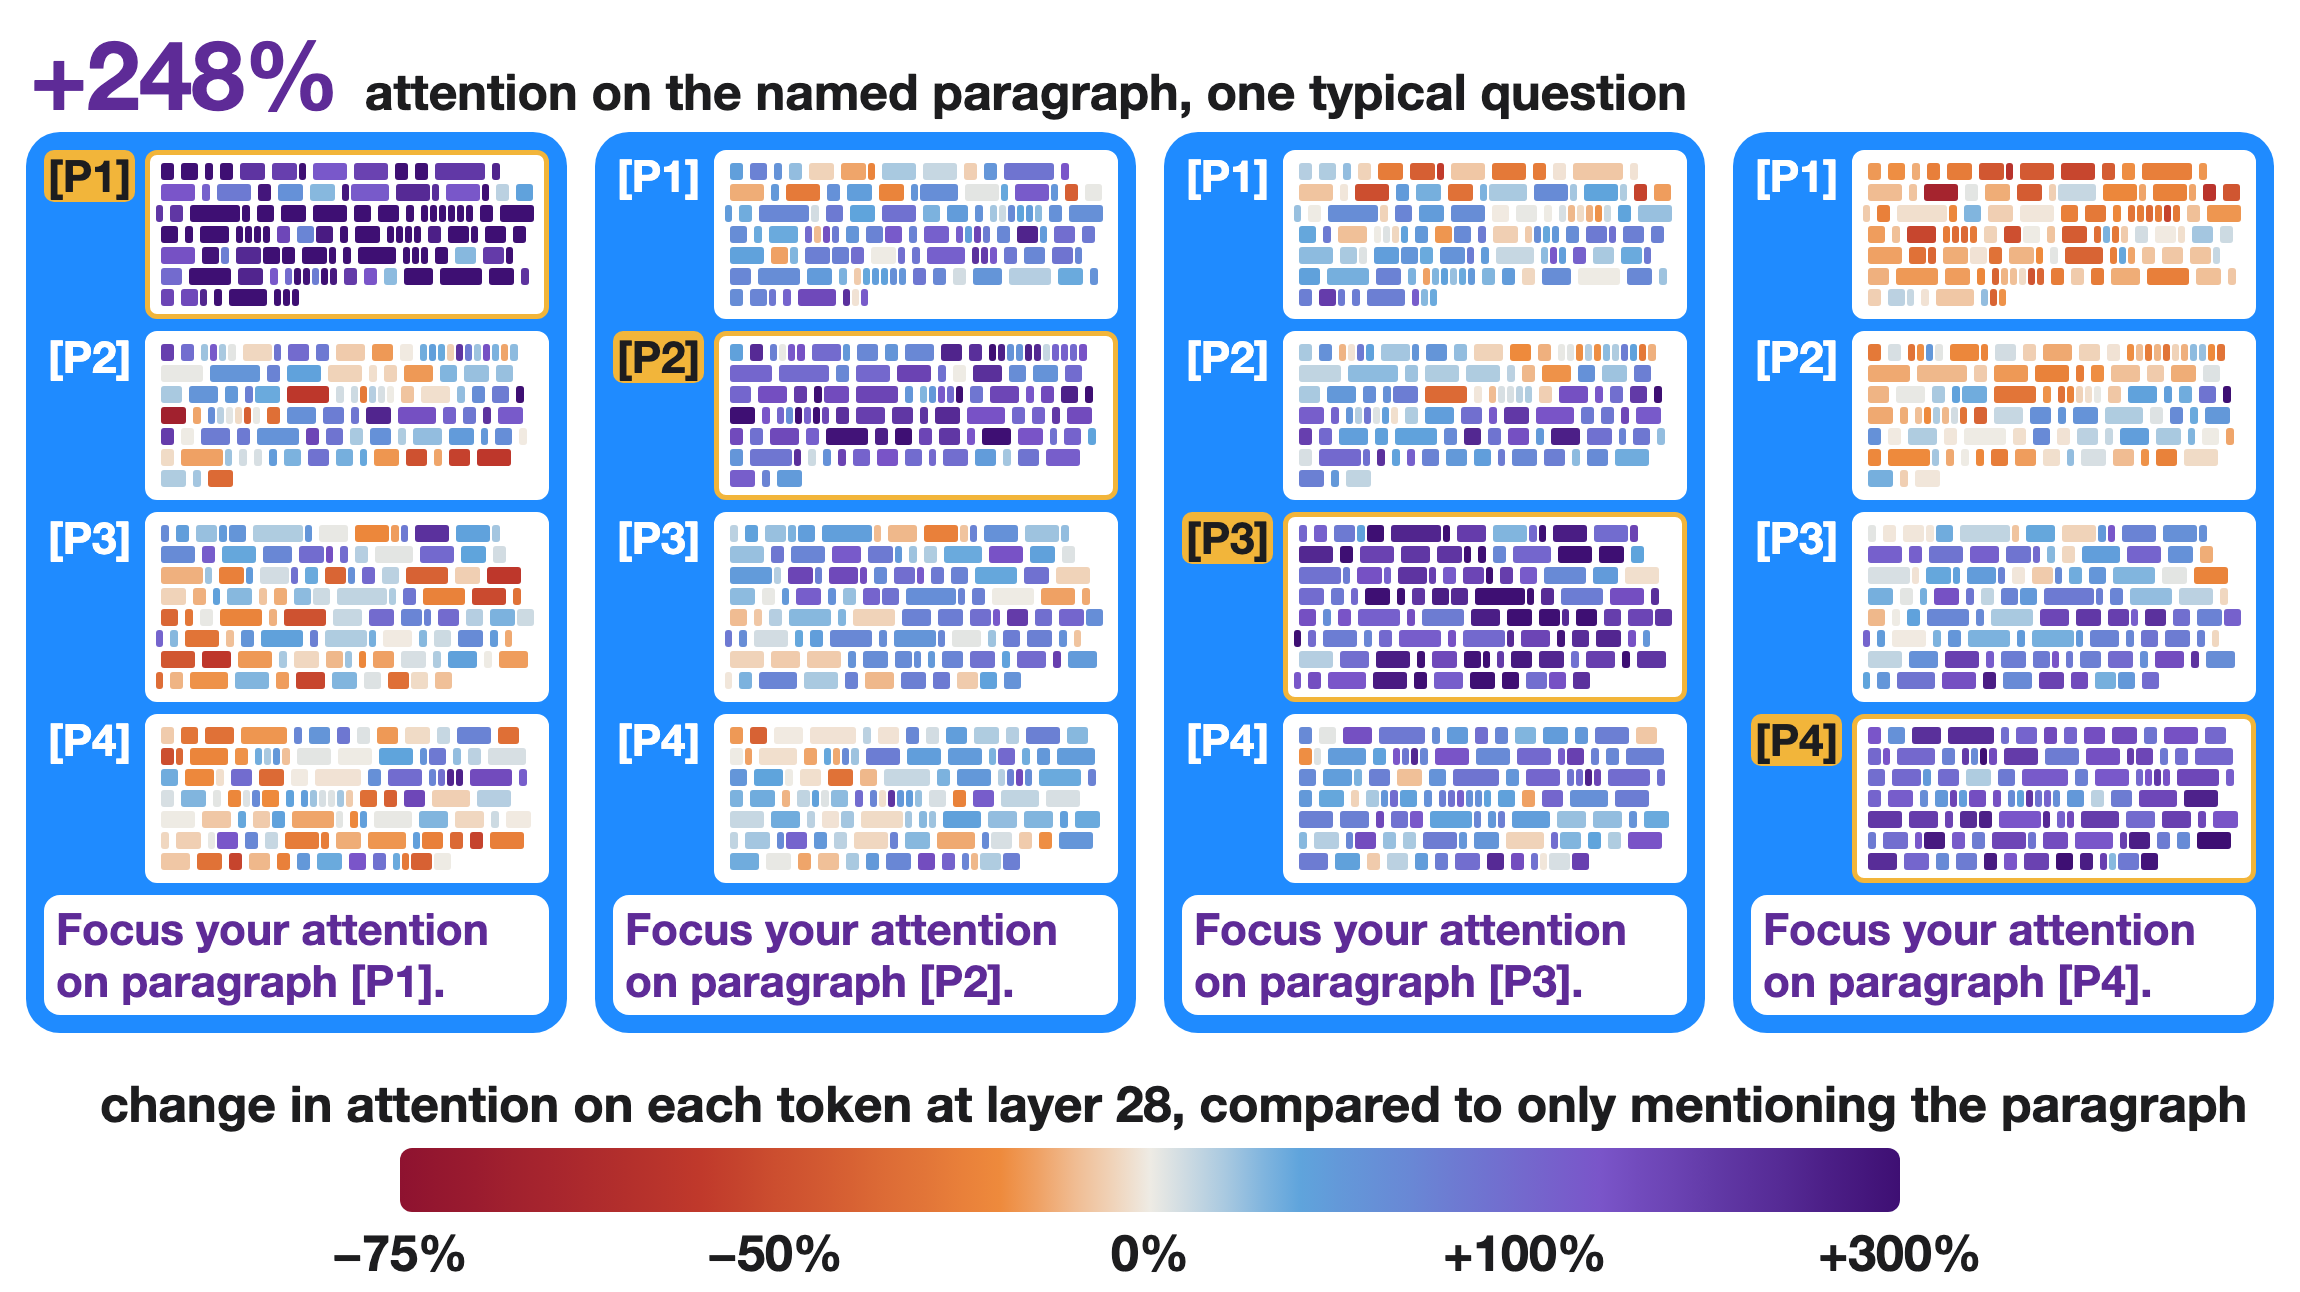

This chart was generated by the following Python code:
# grid_focus_L28.py with only its first pick (the "focus" context just below the pool mean): one typical question.
# Usage: python grid_focus_one.py results/qwen3-32b-grid-ci/G.json  (same data as grid_focus_L28.py)
# Token-level grid: Qwen3-32B, arithmetic task, 100 new contexts (seed 11) x 13 versions (grid_pod.py).
# Picks, for "focus" and for "ignore", the context just below and just above the pool's mean effect,
# and draws all four paragraphs' tokens coloured by % change vs the matching "only mentioned" run.
import json, html, os, subprocess, sys, numpy as np
from matplotlib import colors
G = sys.argv[1]
OUT = "/Users/user/connectome/islands/agents/resident-a/compute/fig/attn_intro/"
CHROME = "/Users/user/.pw/chromium-1248/chrome-mac-arm64/Google Chrome for Testing.app/Contents/MacOS/Google Chrome for Testing"
sys.path.insert(0, os.path.dirname(os.path.abspath(__file__)))  # shared figures/pal.py
from pal import PURPLE, RED, INK, DIV
R = json.load(open(G)); byid = {r["id"]: r for r in R}

# ---- checks
rel = max(abs(np.mean(v["tok_L28"][m]) / v["span_L28"][m] - 1) for r in R for v in r["vers"].values() for m in range(4))
nfree = sum(v["free_same"] for r in R for k, v in r["vers"].items() if k != "none")
ntot = sum(1 for r in R for k in r["vers"] if k != "none")
acc = sum(r["ans_none"].strip() == str(r["x"] + r["y"]) for r in R)
print(f"max relative diff, paragraph mean from tokens vs span mean: {rel:.2e}")
print(f"free answers identical to no-instruction answer: {nfree}/{ntot}; no-instruction correct {acc}/{len(R)}")

# ---- effects and picks
def eff(r, cond): return float(np.mean([100 * (r["vers"][f"{cond}{k}"]["span_L28"][k - 1] / r["vers"][f"mention{k}"]["span_L28"][k - 1] - 1) for k in range(1, 5)]))
E = {c: {r["id"]: eff(r, c) for r in R} for c in ("focus", "ignore")}
MEAN = {c: float(np.mean(list(E[c].values()))) for c in E}
print("pool means", {c: round(MEAN[c], 2) for c in MEAN})
picks, used = [], set()
for c in ("focus",):
    for side in ("below", "above"):
        cand = sorted((i for i in E[c] if (E[c][i] < MEAN[c] if side == "below" else E[c][i] > MEAN[c])), key=lambda i: abs(E[c][i] - MEAN[c]))
        i = next(i for i in cand if i not in used); used.add(i); picks.append((c, side, i))
        print(c, side, "context", i, f"effect {E[c][i]:+.2f}%")
picks = picks[:1]  # the top example only

# ---- tiles: every measured token of all four paragraphs as a chip (width follows the token's length), coloured with the
# shared pal.pct_colour by its attention under "focus" / under the matching "only mentioned" prompt; one blue chat bubble per named paragraph
FIG = os.path.dirname(os.path.abspath(__file__)); sys.path.insert(0, FIG)
from pal import pct_colour
from hero_cols import pct, CSS, AMB, BLUE, render
TMP = os.environ.get("TMPDIR", "/tmp")
def chip(t, ratio):
    w = max(7, 4.2 * len(t.strip())); gap = 7 if t[:1].isspace() else 2
    return f'<span class="c" style="width:{w:.0f}px;margin-left:{gap}px;background:{colors.to_hex(pct_colour(ratio))}"></span>'
LINEF = "Focus your attention on paragraph [P{k}]."
allr = []; rows = ""
for bi, (c, side, cid) in enumerate(picks):
    r = byid[cid]; col = PURPLE if E[c][cid] > 0 else RED
    for k in range(1, 5): assert LINEF.format(k=k) in r["vers"][f"{c}{k}"]["user"]
    bub = ""
    for k in range(1, 5):
        pls = ""
        for m in range(4):
            a = np.array(r["vers"][f"{c}{k}"]["tok_L28"][m]); b = np.array(r["vers"][f"mention{k}"]["tok_L28"][m]); allr.extend((a / b).tolist())
            chips = "".join(chip(t, v) for t, v in zip(r["tokens"][m], a / b))
            on = k == m + 1
            pls += f'<div class="pr"><b class="lb{" k" if on else ""}">[P{m + 1}]</b><div class="pp{" on" if on else ""}">{chips}</div></div>'
        bub += f'<div class="ub g">{pls}<div class="var" style="color:{col}">{LINEF.format(k=k)}</div></div>'
    rows += (f'<div class="rh"><span class="big" style="color:{col}">{pct(E[c][cid])}</span><span class="rt">attention on the named paragraph, one typical question</span></div>'
             f'<div class="row">{bub}</div>')
allr = np.array(allr)
print(f"per-token ratio: {np.mean(np.abs(np.log2(allr)) > 2) * 100:.1f}% of chips beyond the colour range (x1/4 .. x4); 1st/99th pct {np.percentile(allr, 1):.2f} {np.percentile(allr, 99):.2f}")
stops = ",".join(f"{colors.to_hex(pct_colour(2.0 ** (-2 + 4 * i / 40)))} {i * 2.5}%" for i in range(41))
W = 2300; BW = 1500
ticks = "".join(f'<span class="tk" style="left:{BW * (x + 2) / 4:.0f}px">{pct(100 * (2.0 ** x - 1)) if x else "0%"}</span>' for x in (-2, -1, 0, 1, 2))
page = f"""<!doctype html><html><head><meta charset="utf-8"><style>{CSS}
body{{width:{W}px}}
.rh{{display:flex;align-items:baseline;gap:26px;margin:6px 0 10px 4px}} .rh.sec{{margin-top:34px}}
.big{{font-size:96px;font-weight:800;letter-spacing:-1px;line-height:1}} .rt{{font-size:50px;font-weight:700}}
.row{{display:flex;gap:28px}}
.ub.g{{flex:1;min-width:0;padding:18px 18px;gap:12px;font-size:46px}}
.pr{{display:flex;align-items:flex-start;gap:10px}}
.lb{{font-size:44px;line-height:1;padding:4px 4px;flex:0 0 auto;min-width:86px}}
.lb.k{{background:{AMB};color:{INK};border-radius:10px}}
.pp{{flex:1;background:#fff;border-radius:12px;padding:8px 8px 8px 4px;display:flex;flex-wrap:wrap;row-gap:4px;border:5px solid #fff}}
.pp.on{{border-color:{AMB}}}
.c{{display:inline-block;height:17px;border-radius:3px}}
.var{{font-size:44px;padding:8px 12px}}
.key{{margin:40px auto 0;width:{BW}px}}
.kt{{font-size:50px;font-weight:700;text-align:center;margin-bottom:14px;white-space:nowrap;margin-left:-300px;margin-right:-300px}}
.kb{{height:64px;border-radius:12px;background:linear-gradient(to right,{stops})}}
.ks{{position:relative;height:70px}} .tk{{position:absolute;top:10px;transform:translateX(-50%);font-size:50px;font-weight:800}}
</style></head><body>{rows.replace('<div class="rh">', '<div class="rh sec">', 2).replace('<div class="rh sec">', '<div class="rh">', 1)}
<div class="key"><div class="kt">change in attention on each token at layer 28, compared to only mentioning the paragraph</div><div class="kb"></div><div class="ks">{ticks}</div></div>
</body></html>"""
render(page, W, FIG, "grid_focus_one", TMP)
